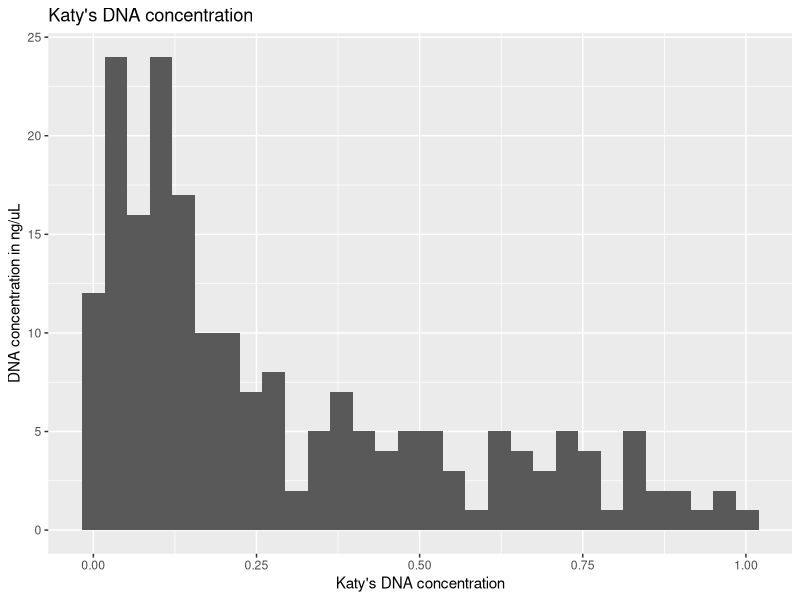
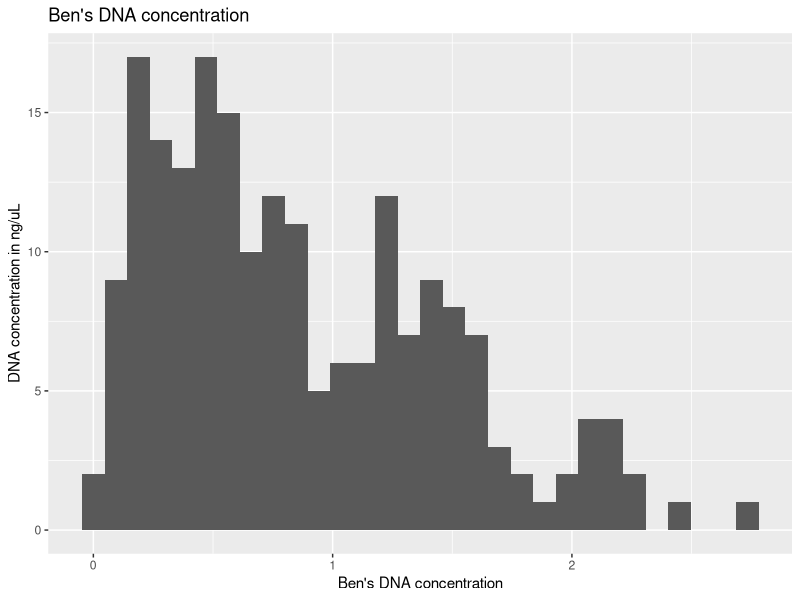
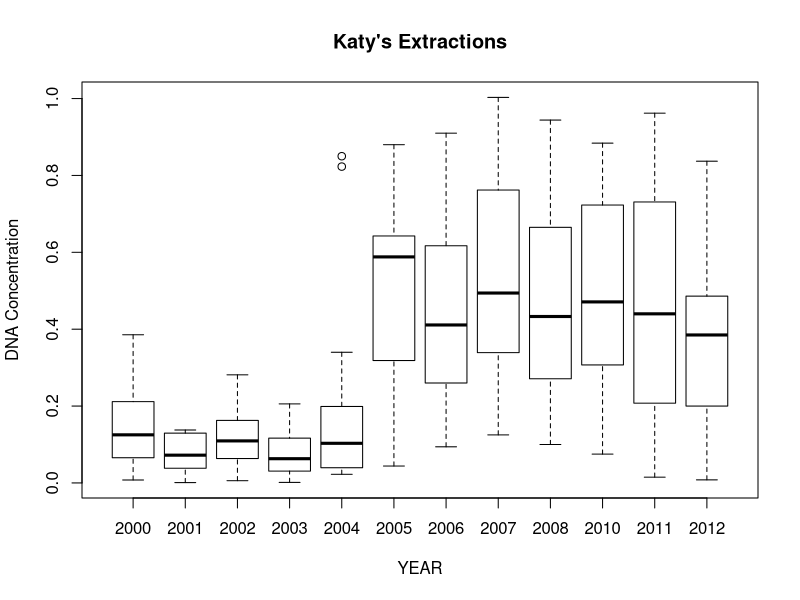
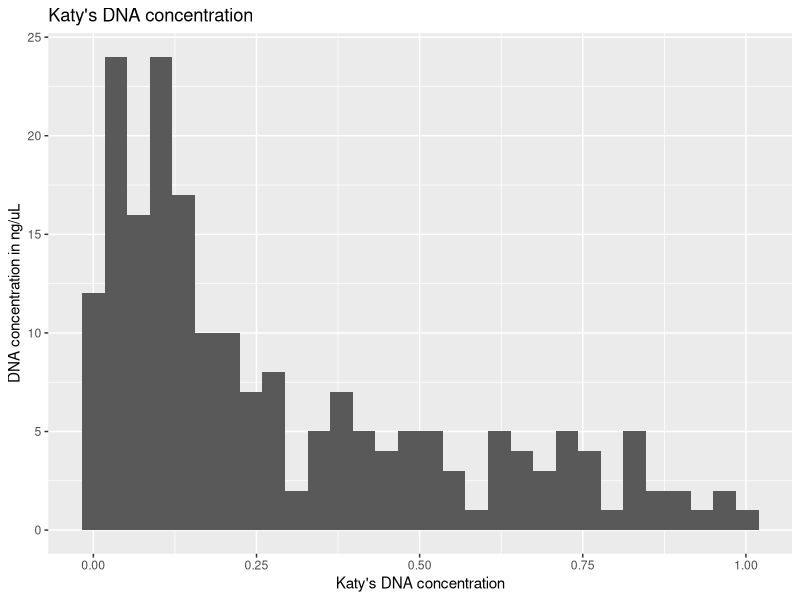
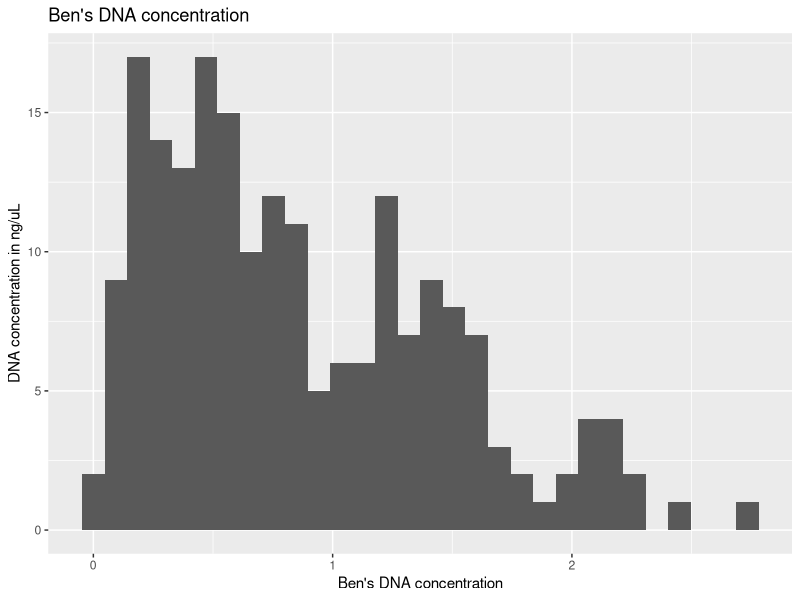

These figures' R source, in order: (Note: this script raises an error after producing the figures.)
###########Exam 1############

#I.
library(readr)
library(tidyverse)
csv <- read.csv("./DNA_Conc_by_Extraction_Date.csv")

#Katy's DNA concentration histogram
ggplot ( csv, aes(x= DNA_Concentration_Katy))+
  geom_histogram() +
  labs(title= "Katy's DNA concentration", y="DNA concentration in ng/uL", x="Katy's DNA concentration" )


png(filename = "./Katys_DNA_concentration_histogram.png")
ggplot ( csv, aes(x= DNA_Concentration_Katy))+
  geom_histogram() +
  labs(title= "Katy's DNA concentration", y="DNA concentration in ng/uL", x="Katy's DNA concentration" )
dev.off()


#Ben's DNA concentration histogram
ggplot ( csv, aes(x= DNA_Concentration_Ben))+
  geom_histogram() +
  labs(title= "Ben's DNA concentration", y="DNA concentration in ng/uL", x="Ben's DNA concentration" )


png(filename = "./Bens_DNA_concentration_histogram.png")
ggplot ( csv, aes(x= DNA_Concentration_Ben))+
  geom_histogram() +
  labs(title= "Ben's DNA concentration", y="DNA concentration in ng/uL", x="Ben's DNA concentration" )
dev.off()

#II. and III.


class(csv$DNA_Concentration_Katy)
year <- as.factor(csv$Year_Collected)

plot(x=year, y=csv$DNA_Concentration_Katy,
     main = "Katy's Extractions",
     xlab = "YEAR",
     ylab = "DNA Concentration",
     col=FALSE)

lot(x=year, y=csv$DNA_Concentration_Ben,
    main = "Ben's Extractions",
    xlab = "YEAR",
    ylab = "DNA Concentration",
    col=FALSE)



png(filename = "./BAKER_Plot1.jpeg")
plot(x=year, y=csv$DNA_Concentration_Katy,
     main = "Katy's Extractions",
     xlab = "YEAR",
     ylab = "DNA Concentration",
     col=FALSE)
dev.off()

png(filename = "./BAKER_Plot2.jpeg")
plot(x=year, y=csv$DNA_Concentration_Ben,
     main = "Ben's Extractions",
     xlab = "YEAR",
     ylab = "DNA Concentration",
     col=FALSE)
dev.off()

#IV.
#Your task here is to write some code that tells us: in which 
#extraction YEAR, was Ben's performance the
#lowest RELATIVE TO Katy's performance?

Katy <- mean(csv$DNA_Concentration_Katy)
Ben <- mean(csv$DNA_Concentration_Ben)
Ben>Katy
K_B <- c(Katy,Ben)
plot(x=K_B)

Ben_means <- aggregate(x= csv$DNA_Concentration_Ben,
          by= list(csv$Year_Collected),
          FUN=mean)

Katy_means <- aggregate(x= csv$DNA_Concentration_Katy,
          by= list(csv$Year_Collected),
          FUN=mean)

means_combined <- cbind(Ben_means$Group.1, Ben_means$x,Katy_means$x)
colnames(means_combined) <- c("Year","Ben_mean","Katy_mean")


class(means_combined)
means_combined <- as.data.frame(means_combined)


#min is when Ben did the worst relative to Katy; found by dividing Ben's values by Katy's values
min(means_combined$Ben_mean / means_combined$Katy_mean)
means_combined[which((means_combined$Ben_mean / means_combined$Katy_mean) == min(means_combined$Ben_mean / means_combined$Katy_mean)), ]

print("it seems that in year 2010, Ben did his worst compared to Katy, but he did his max DNA extraction in 2007")


#V.

class(csv$Date_Collected)
downstairs <- csv$Lab %in% "Downstairs" 
Ben_downstairs <- csv[downstairs,]
x <- as.POSIXct((Ben_downstairs$Date_Collected))

plot(x=x, y=Ben_downstairs$DNA_Concentration_Ben,
     xlab = "Date_Collected",
     ylab = "DNA_Concentration_Ben")

png(filename = "./Ben_DNA_over_time.jpg")
    plot(x=x, y=Ben_downstairs$DNA_Concentration_Ben,
         xlab = "Date_Collected",
         ylab = "DNA_Concentration_Ben")
dev.off()


#VI.

Ben_Average_Conc <- aggregate(x= csv$DNA_Concentration_Ben,
          by= list(csv$Year_Collected),
          FUN=mean)
colnames(Ben_Average_Conc) <- c("Year","Ben_means")

Ben_Average_Conc[which((Ben_Average_Conc$Ben_means) == max(Ben_Average_Conc$Ben_means)), ]

write.csv(Ben_Average_Conc, "Ben_Average_Conc.csv")


